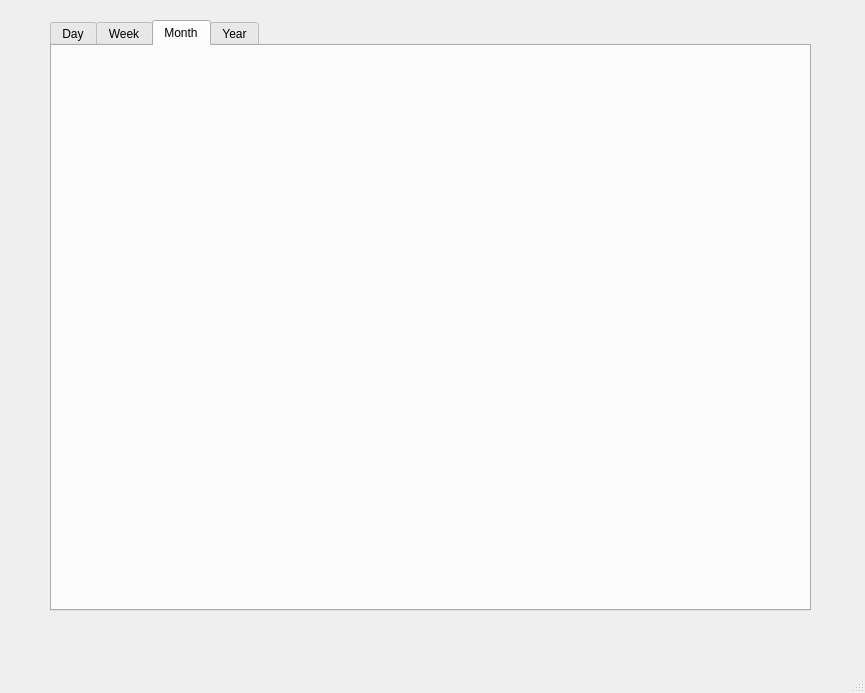
<?xml version="1.0" encoding="UTF-8"?>
<ui version="4.0">
 <class>MainWindow</class>
 <widget class="QMainWindow" name="MainWindow">
  <property name="geometry">
   <rect>
    <x>0</x>
    <y>0</y>
    <width>865</width>
    <height>693</height>
   </rect>
  </property>
  <property name="windowTitle">
   <string>MainWindow</string>
  </property>
  <widget class="QWidget" name="centralwidget">
   <widget class="QWidget" name="gridWidget" native="true">
    <property name="geometry">
     <rect>
      <x>50</x>
      <y>20</y>
      <width>761</width>
      <height>591</height>
     </rect>
    </property>
    <layout class="QGridLayout" name="gridLayout">
     <item row="0" column="0">
      <widget class="QTabWidget" name="tabWidget">
       <property name="enabled">
        <bool>true</bool>
       </property>
       <property name="maximumSize">
        <size>
         <width>16777215</width>
         <height>16777215</height>
        </size>
       </property>
       <property name="currentIndex">
        <number>2</number>
       </property>
       <property name="tabBarAutoHide">
        <bool>false</bool>
       </property>
       <widget class="QWidget" name="tab_day">
        <attribute name="title">
         <string>Day</string>
        </attribute>
       </widget>
       <widget class="QWidget" name="tab_week">
        <attribute name="title">
         <string>Week</string>
        </attribute>
       </widget>
       <widget class="QWidget" name="tab_month">
        <property name="sizePolicy">
         <sizepolicy hsizetype="Expanding" vsizetype="Expanding">
          <horstretch>0</horstretch>
          <verstretch>0</verstretch>
         </sizepolicy>
        </property>
        <property name="maximumSize">
         <size>
          <width>16777215</width>
          <height>16777215</height>
         </size>
        </property>
        <attribute name="title">
         <string>Month</string>
        </attribute>
        <layout class="QGridLayout" name="gridLayout_2">
         <property name="sizeConstraint">
          <enum>QLayout::SizeConstraint::SetNoConstraint</enum>
         </property>
         <item row="0" column="0">
          <layout class="QGridLayout" name="gridLayout_monthView">
           <property name="sizeConstraint">
            <enum>QLayout::SizeConstraint::SetNoConstraint</enum>
           </property>
           <property name="spacing">
            <number>0</number>
           </property>
          </layout>
         </item>
        </layout>
       </widget>
       <widget class="QWidget" name="tab_year">
        <attribute name="title">
         <string>Year</string>
        </attribute>
       </widget>
      </widget>
     </item>
    </layout>
   </widget>
  </widget>
  <widget class="QMenuBar" name="menubar">
   <property name="geometry">
    <rect>
     <x>0</x>
     <y>0</y>
     <width>865</width>
     <height>37</height>
    </rect>
   </property>
  </widget>
  <widget class="QStatusBar" name="statusbar"/>
 </widget>
 <resources/>
 <connections/>
</ui>
